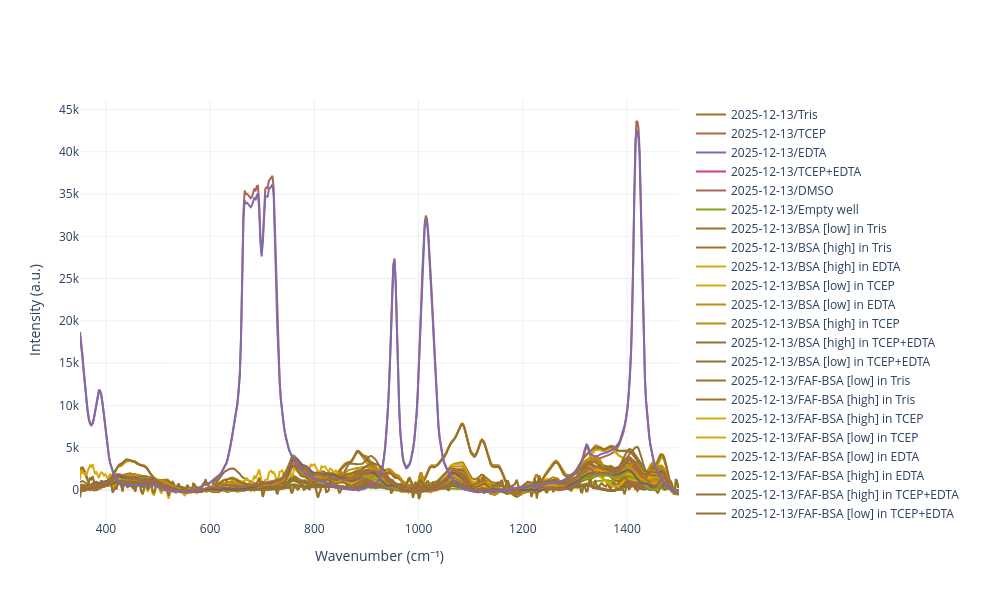

Write notebook code for a chart like this one.
### Code cell
data_dir = pub_data_dir

data_list, sample_df = collect_spectra_from_dir(data_dir, 'instantraman',recursive=True)

pipeline = rp.preprocessing.Pipeline(
    [
        rp.preprocessing.misc.Cropper(region=(350, 1500)),
        # rp.preprocessing.despike.WhitakerHayes(),
        rp.preprocessing.denoise.SavGol(window_length=5, polyorder=3),
        # rp.preprocessing.baseline.ASPLS(lam=1e5),
        rp.preprocessing.baseline.ModPoly(poly_order=4),
        # rp.preprocessing.normalise.AUC(),
    ]
)

n_groups = sample_df['Group ID'].nunique()

# include_samples = [n for n in sample_df['Name'] if "HFIP" in n]
# include_samples = [n for n in sample_df['Name'] if any(x in n for x in [" S4", " S5"])]
# include_samples = [n for n in sample_df['Name'] if any(x in n for x in [" S1", " S2", " S3"])]

sampled_custom_colors = pcolors.sample_colorscale(px.colors.qualitative.Dark2, samplepoints=n_groups)


f, names, rp_container = plot_spectra_in_dir(data_list,
                    col_to_plot = "Intensity (dark-subtracted)",
                    data_dir = data_dir,
                    include=None,
                    rp_pipeline=pipeline,
                    colors=sampled_custom_colors,
                    height=600,
                    width=1000,
                    subtract_id=None, # '2025-12-10/Tris',
                    # y_offset=0.002,
                    xaxis_title='Wavenumber (cm⁻¹)',
                    yaxis_title='Intensity (a.u.)',
)
# add_peak_annotations(f)
# f.write_html("plots/2025-10-31-buffers.html")
f.show()

### Figure 1 — Plotly figure (JSON) as saved in the notebook; plotly's stock layout.template omitted (floating-point values rounded to 4 significant figures; data arrays with more than 128 entries replaced by an {"elided": "..."} marker saying what was removed)
{"data": [{"hoverinfo": "text+x+y", "line": {"color": "rgb(160, 114, 37)"}, "name": "2025-12-13/Tris", "text": "2025-12-13/Tris", "type": "scatter", "x": {"elided": "516 float values"}, "y": {"elided": "516 float values"}}, {"hoverinfo": "text+x+y", "line": {"color": "rgb(177, 102, 73)"}, "name": "2025-12-13/TCEP", "text": "2025-12-13/TCEP", "type": "scatter", "x": {"elided": "516 float values"}, "y": {"elided": "516 float values"}}, {"hoverinfo": "text+x+y", "line": {"color": "rgb(128, 105, 175)"}, "name": "2025-12-13/EDTA", "text": "2025-12-13/EDTA", "type": "scatter", "x": {"elided": "516 float values"}, "y": {"elided": "516 float values"}}, {"hoverinfo": "text+x+y", "line": {"color": "rgb(208, 55, 146)"}, "name": "2025-12-13/TCEP+EDTA", "text": "2025-12-13/TCEP+EDTA", "type": "scatter", "x": {"elided": "516 float values"}, "y": {"elided": "516 float values"}}, {"hoverinfo": "text+x+y", "line": {"color": "rgb(166, 104, 84)"}, "name": "2025-12-13/DMSO", "text": "2025-12-13/DMSO", "type": "scatter", "x": {"elided": "516 float values"}, "y": {"elided": "516 float values"}}, {"hoverinfo": "text+x+y", "line": {"color": "rgb(128, 167, 24)"}, "name": "2025-12-13/Empty well", "text": "2025-12-13/Empty<br>well", "type": "scatter", "x": {"elided": "516 float values"}, "y": {"elided": "516 float values"}}, {"hoverinfo": "text+x+y", "line": {"color": "rgb(160, 114, 37)"}, "name": "2025-12-13/BSA [low] in Tris", "text": "2025-12-13/BSA<br>[low]<br>in<br>Tris", "type": "scatter", "x": {"elided": "516 float values"}, "y": {"elided": "516 float values"}}, {"hoverinfo": "text+x+y", "line": {"color": "rgb(160, 114, 37)"}, "name": "2025-12-13/BSA [high] in Tris", "text": "2025-12-13/BSA<br>[high]<br>in<br>Tris", "type": "scatter", "x": {"elided": "516 float values"}, "y": {"elided": "516 float values"}}, {"hoverinfo": "text+x+y", "line": {"color": "rgb(217, 170, 5)"}, "name": "2025-12-13/BSA [high] in EDTA", "text": "2025-12-13/BSA<br>[high]<br>in<br>EDTA", "type": "scatter", "x": {"elided": "516 float values"}, "y": {"elided": "516 float values"}}, {"hoverinfo": "text+x+y", "line": {"color": "rgb(217, 170, 5)"}, "name": "2025-12-13/BSA [low] in TCEP", "text": "2025-12-13/BSA<br>[low]<br>in<br>TCEP", "type": "scatter", "x": {"elided": "516 float values"}, "y": {"elided": "516 float values"}}, {"hoverinfo": "text+x+y", "line": {"color": "rgb(192, 139, 18)"}, "name": "2025-12-13/BSA [low] in EDTA", "text": "2025-12-13/BSA<br>[low]<br>in<br>EDTA", "type": "scatter", "x": {"elided": "516 float values"}, "y": {"elided": "516 float values"}}, {"hoverinfo": "text+x+y", "line": {"color": "rgb(192, 139, 18)"}, "name": "2025-12-13/BSA [high] in TCEP", "text": "2025-12-13/BSA<br>[high]<br>in<br>TCEP", "type": "scatter", "x": {"elided": "516 float values"}, "y": {"elided": "516 float values"}}, {"hoverinfo": "text+x+y", "line": {"color": "rgb(147, 113, 51)"}, "name": "2025-12-13/BSA [high] in TCEP+EDTA", "text": "2025-12-13/BSA<br>[high]<br>in<br>TCEP+EDTA", "type": "scatter", "x": {"elided": "516 float values"}, "y": {"elided": "516 float values"}}, {"hoverinfo": "text+x+y", "line": {"color": "rgb(147, 113, 51)"}, "name": "2025-12-13/BSA [low] in TCEP+EDTA", "text": "2025-12-13/BSA<br>[low]<br>in<br>TCEP+EDTA", "type": "scatter", "x": {"elided": "516 float values"}, "y": {"elided": "516 float values"}}, {"hoverinfo": "text+x+y", "line": {"color": "rgb(160, 114, 37)"}, "name": "2025-12-13/FAF-BSA [low] in Tris", "text": "2025-12-13/FAF-BSA<br>[low]<br>in<br>Tris", "type": "scatter", "x": {"elided": "516 float values"}, "y": {"elided": "516 float values"}}, {"hoverinfo": "text+x+y", "line": {"color": "rgb(160, 114, 37)"}, "name": "2025-12-13/FAF-BSA [high] in Tris", "text": "2025-12-13/FAF-BSA<br>[high]<br>in<br>Tris", "type": "scatter", "x": {"elided": "516 float values"}, "y": {"elided": "516 float values"}}, {"hoverinfo": "text+x+y", "line": {"color": "rgb(217, 170, 5)"}, "name": "2025-12-13/FAF-BSA [high] in TCEP", "text": "2025-12-13/FAF-BSA<br>[high]<br>in<br>TCEP", "type": "scatter", "x": {"elided": "516 float values"}, "y": {"elided": "516 float values"}}, {"hoverinfo": "text+x+y", "line": {"color": "rgb(217, 170, 5)"}, "name": "2025-12-13/FAF-BSA [low] in TCEP", "text": "2025-12-13/FAF-BSA<br>[low]<br>in<br>TCEP", "type": "scatter", "x": {"elided": "516 float values"}, "y": {"elided": "516 float values"}}, {"hoverinfo": "text+x+y", "line": {"color": "rgb(192, 139, 18)"}, "name": "2025-12-13/FAF-BSA [low] in EDTA", "text": "2025-12-13/FAF-BSA<br>[low]<br>in<br>EDTA", "type": "scatter", "x": {"elided": "516 float values"}, "y": {"elided": "516 float values"}}, {"hoverinfo": "text+x+y", "line": {"color": "rgb(192, 139, 18)"}, "name": "2025-12-13/FAF-BSA [high] in EDTA", "text": "2025-12-13/FAF-BSA<br>[high]<br>in<br>EDTA", "type": "scatter", "x": {"elided": "516 float values"}, "y": {"elided": "516 float values"}}, {"hoverinfo": "text+x+y", "line": {"color": "rgb(147, 113, 51)"}, "name": "2025-12-13/FAF-BSA [high] in TCEP+EDTA", "text": "2025-12-13/FAF-BSA<br>[high]<br>in<br>TCEP+EDTA", "type": "scatter", "x": {"elided": "516 float values"}, "y": {"elided": "516 float values"}}, {"hoverinfo": "text+x+y", "line": {"color": "rgb(147, 113, 51)"}, "name": "2025-12-13/FAF-BSA [low] in TCEP+EDTA", "text": "2025-12-13/FAF-BSA<br>[low]<br>in<br>TCEP+EDTA", "type": "scatter", "x": {"elided": "516 float values"}, "y": {"elided": "516 float values"}}, {"hoverinfo": "text+x+y", "line": {"color": "rgb(160, 114, 37)"}, "name": "2025-12-13/Trypsin [low] in Tris", "text": "2025-12-13/Trypsin<br>[low]<br>in<br>Tris", "type": "scatter", "x": {"elided": "516 float values"}, "y": {"elided": "516 float values"}}, {"hoverinfo": "text+x+y", "line": {"color": "rgb(160, 114, 37)"}, "name": "2025-12-13/Trypsin [high] in Tris", "text": "2025-12-13/Trypsin<br>[high]<br>in<br>Tris", "type": "scatter", "x": {"elided": "516 float values"}, "y": {"elided": "516 float values"}}, {"hoverinfo": "text+x+y", "line": {"color": "rgb(217, 170, 5)"}, "name": "2025-12-13/Trypsin [high] in TCEP", "text": "2025-12-13/Trypsin<br>[high]<br>in<br>TCEP", "type": "scatter", "x": {"elided": "516 float values"}, "y": {"elided": "516 float values"}}, {"hoverinfo": "text+x+y", "line": {"color": "rgb(217, 170, 5)"}, "name": "2025-12-13/Trypsin [low] in TCEP", "text": "2025-12-13/Trypsin<br>[low]<br>in<br>TCEP", "type": "scatter", "x": {"elided": "516 float values"}, "y": {"elided": "516 float values"}}, {"hoverinfo": "text+x+y", "line": {"color": "rgb(192, 139, 18)"}, "name": "2025-12-13/Trypsin [low] in EDTA", "text": "2025-12-13/Trypsin<br>[low]<br>in<br>EDTA", "type": "scatter", "x": {"elided": "516 float values"}, "y": {"elided": "516 float values"}}, {"hoverinfo": "text+x+y", "line": {"color": "rgb(192, 139, 18)"}, "name": "2025-12-13/Trypsin [high] in EDTA", "text": "2025-12-13/Trypsin<br>[high]<br>in<br>EDTA", "type": "scatter", "x": {"elided": "516 float values"}, "y": {"elided": "516 float values"}}, {"hoverinfo": "text+x+y", "line": {"color": "rgb(147, 113, 51)"}, "name": "2025-12-13/Trypsin [high] in TCEP+EDTA", "text": "2025-12-13/Trypsin<br>[high]<br>in<br>TCEP+EDTA", "type": "scatter", "x": {"elided": "516 float values"}, "y": {"elided": "516 float values"}}, {"hoverinfo": "text+x+y", "line": {"color": "rgb(147, 113, 51)"}, "name": "2025-12-13/Trypsin [low] in TCEP+EDTA", "text": "2025-12-13/Trypsin<br>[low]<br>in<br>TCEP+EDTA", "type": "scatter", "x": {"elided": "516 float values"}, "y": {"elided": "516 float values"}}, {"hoverinfo": "text+x+y", "line": {"color": "rgb(160, 114, 37)"}, "name": "2025-12-13/Hemoglobin [low] in Tris", "text": "2025-12-13/Hemoglobin<br>[low]<br>in<br>Tris", "type": "scatter", "x": {"elided": "516 float values"}, "y": {"elided": "516 float values"}}, {"hoverinfo": "text+x+y", "line": {"color": "rgb(160, 114, 37)"}, "name": "2025-12-13/Hemoglobin [high] in Tris", "text": "2025-12-13/Hemoglobin<br>[high]<br>in<br>Tris", "type": "scatter", "x": {"elided": "516 float values"}, "y": {"elided": "516 float values"}}, {"hoverinfo": "text+x+y", "line": {"color": "rgb(217, 170, 5)"}, "name": "2025-12-13/Hemoglobin [high] in TCEP", "text": "2025-12-13/Hemoglobin<br>[high]<br>in<br>TCEP", "type": "scatter", "x": {"elided": "516 float values"}, "y": {"elided": "516 float values"}}, {"hoverinfo": "text+x+y", "line": {"color": "rgb(217, 170, 5)"}, "name": "2025-12-13/Hemoglobin [low] in TCEP", "text": "2025-12-13/Hemoglobin<br>[low]<br>in<br>TCEP", "type": "scatter", "x": {"elided": "516 float values"}, "y": {"elided": "516 float values"}}, {"hoverinfo": "text+x+y", "line": {"color": "rgb(192, 139, 18)"}, "name": "2025-12-13/Hemoglobin [low] in EDTA", "text": "2025-12-13/Hemoglobin<br>[low]<br>in<br>EDTA", "type": "scatter", "x": {"elided": "516 float values"}, "y": {"elided": "516 float values"}}, {"hoverinfo": "text+x+y", "line": {"color": "rgb(192, 139, 18)"}, "name": "2025-12-13/Hemoglobin [high] in EDTA", "text": "2025-12-13/Hemoglobin<br>[high]<br>in<br>EDTA", "type": "scatter", "x": {"elided": "516 float values"}, "y": {"elided": "516 float values"}}, {"hoverinfo": "text+x+y", "line": {"color": "rgb(147, 113, 51)"}, "name": "2025-12-13/Hemoglobin [high] in TCEP+EDTA", "text": "2025-12-13/Hemoglobin<br>[high]<br>in<br>TCEP+EDTA", "type": "scatter", "x": {"elided": "516 float values"}, "y": {"elided": "516 float values"}}, {"hoverinfo": "text+x+y", "line": {"color": "rgb(147, 113, 51)"}, "name": "2025-12-13/Hemoglobin [low] in TCEP+EDTA", "text": "2025-12-13/Hemoglobin<br>[low]<br>in<br>TCEP+EDTA", "type": "scatter", "x": {"elided": "516 float values"}, "y": {"elided": "516 float values"}}, {"hoverinfo": "text+x+y", "line": {"color": "rgb(160, 114, 37)"}, "name": "2025-12-13/CytC [low] in Tris", "text": "2025-12-13/CytC<br>[low]<br>in<br>Tris", "type": "scatter", "x": {"elided": "516 float values"}, "y": {"elided": "516 float values"}}, {"hoverinfo": "text+x+y", "line": {"color": "rgb(160, 114, 37)"}, "name": "2025-12-13/CytC [high] in Tris", "text": "2025-12-13/CytC<br>[high]<br>in<br>Tris", "type": "scatter", "x": {"elided": "516 float values"}, "y": {"elided": "516 float values"}}, {"hoverinfo": "text+x+y", "line": {"color": "rgb(217, 170, 5)"}, "name": "2025-12-13/CytC [high] in TCEP", "text": "2025-12-13/CytC<br>[high]<br>in<br>TCEP", "type": "scatter", "x": {"elided": "516 float values"}, "y": {"elided": "516 float values"}}, {"hoverinfo": "text+x+y", "line": {"color": "rgb(217, 170, 5)"}, "name": "2025-12-13/CytC [low] in TCEP", "text": "2025-12-13/CytC<br>[low]<br>in<br>TCEP", "type": "scatter", "x": {"elided": "516 float values"}, "y": {"elided": "516 float values"}}, {"hoverinfo": "text+x+y", "line": {"color": "rgb(192, 139, 18)"}, "name": "2025-12-13/CytC [low] in EDTA", "text": "2025-12-13/CytC<br>[low]<br>in<br>EDTA", "type": "scatter", "x": {"elided": "516 float values"}, "y": {"elided": "516 float values"}}, {"hoverinfo": "text+x+y", "line": {"color": "rgb(192, 139, 18)"}, "name": "2025-12-13/CytC [high] in EDTA", "text": "2025-12-13/CytC<br>[high]<br>in<br>EDTA", "type": "scatter", "x": {"elided": "516 float values"}, "y": {"elided": "516 float values"}}, {"hoverinfo": "text+x+y", "line": {"color": "rgb(147, 113, 51)"}, "name": "2025-12-13/CytC [high] in TCEP+EDTA", "text": "2025-12-13/CytC<br>[high]<br>in<br>TCEP+EDTA", "type": "scatter", "x": {"elided": "516 float values"}, "y": {"elided": "516 float values"}}, {"hoverinfo": "text+x+y", "line": {"color": "rgb(147, 113, 51)"}, "name": "2025-12-13/CytC [low] in TCEP+EDTA", "text": "2025-12-13/CytC<br>[low]<br>in<br>TCEP+EDTA", "type": "scatter", "x": {"elided": "516 float values"}, "y": {"elided": "516 float values"}}, {"hoverinfo": "text+x+y", "line": {"color": "rgb(160, 114, 37)"}, "name": "2025-12-10/BSA(10mgml) Tris", "text": "2025-12-10/BSA(10mgml)<br>Tris", "type": "scatter", "x": {"elided": "516 float values"}, "y": {"elided": "516 float values"}}, {"hoverinfo": "text+x+y", "line": {"color": "rgb(160, 114, 37)"}, "name": "2025-12-10/BSA(3mgml) Tris", "text": "2025-12-10/BSA(3mgml)<br>Tris", "type": "scatter", "x": {"elided": "516 float values"}, "y": {"elided": "516 float values"}}, {"hoverinfo": "text+x+y", "line": {"color": "rgb(160, 114, 37)"}, "name": "2025-12-10/DNAse Tris", "text": "2025-12-10/DNAse<br>Tris", "type": "scatter", "x": {"elided": "516 float values"}, "y": {"elided": "516 float values"}}, {"hoverinfo": "text+x+y", "line": {"color": "rgb(160, 114, 37)"}, "name": "2025-12-10/IgG Tris", "text": "2025-12-10/IgG<br>Tris", "type": "scatter", "x": {"elided": "516 float values"}, "y": {"elided": "516 float values"}}, {"hoverinfo": "text+x+y", "line": {"color": "rgb(217, 170, 5)"}, "name": "2025-12-10/IgG Tris+TCEP", "text": "2025-12-10/IgG<br>Tris+TCEP", "type": "scatter", "x": {"elided": "516 float values"}, "y": {"elided": "516 float values"}}, {"hoverinfo": "text+x+y", "line": {"color": "rgb(217, 170, 5)"}, "name": "2025-12-10/DNAse Tris+TCEP", "text": "2025-12-10/DNAse<br>Tris+TCEP", "type": "scatter", "x": {"elided": "516 float values"}, "y": {"elided": "516 float values"}}, {"hoverinfo": "text+x+y", "line": {"color": "rgb(217, 170, 5)"}, "name": "2025-12-10/BSA(3mgml) Tris+TCEP", "text": "2025-12-10/BSA(3mgml)<br>Tris+TCEP", "type": "scatter", "x": {"elided": "516 float values"}, "y": {"elided": "516 float values"}}, {"hoverinfo": "text+x+y", "line": {"color": "rgb(217, 170, 5)"}, "name": "2025-12-10/BSA(10mgml) Tris+TCEP", "text": "2025-12-10/BSA(10mgml)<br>Tris+TCEP", "type": "scatter", "x": {"elided": "516 float values"}, "y": {"elided": "516 float values"}}, {"hoverinfo": "text+x+y", "line": {"color": "rgb(192, 139, 18)"}, "name": "2025-12-10/BSA(10mgml) Tris+EDTA", "text": "2025-12-10/BSA(10mgml)<br>Tris+EDTA", "type": "scatter", "x": {"elided": "516 float values"}, "y": {"elided": "516 float values"}}, {"hoverinfo": "text+x+y", "line": {"color": "rgb(192, 139, 18)"}, "name": "2025-12-10/BSA(3mgml) Tris+EDTA", "text": "2025-12-10/BSA(3mgml)<br>Tris+EDTA", "type": "scatter", "x": {"elided": "516 float values"}, "y": {"elided": "516 float values"}}, {"hoverinfo": "text+x+y", "line": {"color": "rgb(192, 139, 18)"}, "name": "2025-12-10/DNAse Tris+EDTA", "text": "2025-12-10/DNAse<br>Tris+EDTA", "type": "scatter", "x": {"elided": "516 float values"}, "y": {"elided": "516 float values"}}, {"hoverinfo": "text+x+y", "line": {"color": "rgb(192, 139, 18)"}, "name": "2025-12-10/IgG Tris+EDTA", "text": "2025-12-10/IgG<br>Tris+EDTA", "type": "scatter", "x": {"elided": "516 float values"}, "y": {"elided": "516 float values"}}, {"hoverinfo": "text+x+y", "line": {"color": "rgb(147, 113, 51)"}, "name": "2025-12-10/IgG Tris+TCEP+EDTA", "text": "2025-12-10/IgG<br>Tris+TCEP+EDTA", "type": "scatter", "x": {"elided": "516 float values"}, "y": {"elided": "516 float values"}}, {"hoverinfo": "text+x+y", "line": {"color": "rgb(147, 113, 51)"}, "name": "2025-12-10/DNAse Tris+TCEP+EDTA", "text": "2025-12-10/DNAse<br>Tris+TCEP+EDTA", "type": "scatter", "x": {"elided": "516 float values"}, "y": {"elided": "516 float values"}}, {"hoverinfo": "text+x+y", "line": {"color": "rgb(147, 113, 51)"}, "name": "2025-12-10/BSA(3mgml) Tris+TCEP+EDTA", "text": "2025-12-10/BSA(3mgml)<br>Tris+TCEP+EDTA", "type": "scatter", "x": {"elided": "516 float values"}, "y": {"elided": "516 float values"}}, {"hoverinfo": "text+x+y", "line": {"color": "rgb(147, 113, 51)"}, "name": "2025-12-10/BSA(10mgml) Tris+TCEP+EDTA", "text": "2025-12-10/BSA(10mgml)<br>Tris+TCEP+EDTA", "type": "scatter", "x": {"elided": "516 float values"}, "y": {"elided": "516 float values"}}, {"hoverinfo": "text+x+y", "line": {"color": "rgb(166, 104, 84)"}, "name": "2025-12-10/Tris", "text": "2025-12-10/Tris", "type": "scatter", "x": {"elided": "516 float values"}, "y": {"elided": "516 float values"}}, {"hoverinfo": "text+x+y", "line": {"color": "rgb(128, 167, 24)"}, "name": "2025-12-10/Tris+TCEP", "text": "2025-12-10/Tris+TCEP", "type": "scatter", "x": {"elided": "516 float values"}, "y": {"elided": "516 float values"}}, {"hoverinfo": "text+x+y", "line": {"color": "rgb(102, 102, 102)"}, "name": "2025-12-10/Tris+EDTA", "text": "2025-12-10/Tris+EDTA", "type": "scatter", "x": {"elided": "516 float values"}, "y": {"elided": "516 float values"}}, {"hoverinfo": "text+x+y", "line": {"color": "rgb(177, 102, 73)"}, "name": "2025-12-10/Tris+TCEP+EDTA", "text": "2025-12-10/Tris+TCEP+EDTA", "type": "scatter", "x": {"elided": "516 float values"}, "y": {"elided": "516 float values"}}, {"hoverinfo": "text+x+y", "line": {"color": "rgb(128, 105, 175)"}, "name": "2025-12-10/DMSO", "text": "2025-12-10/DMSO", "type": "scatter", "x": {"elided": "516 float values"}, "y": {"elided": "516 float values"}}], "layout": {"height": 600, "showlegend": true, "title": {"text": ""}, "width": 1000, "xaxis": {"title": {"text": "Wavenumber (cm⁻¹)"}}, "yaxis": {"title": {"text": "Intensity (a.u.)"}}}}
